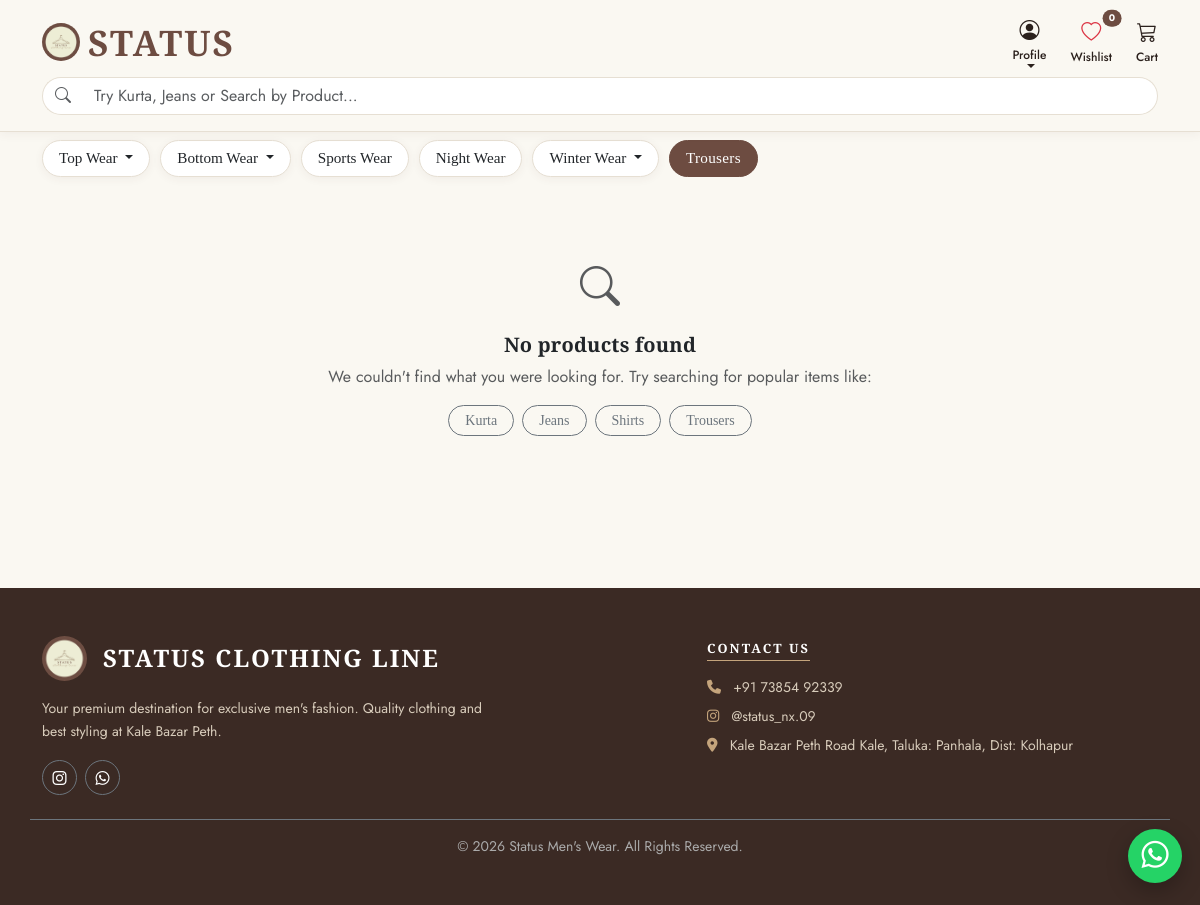
The page /category/trousers/ on the database its author committed.
### shop/models.py (models this page shows, shortened)
class Category(models.Model):
    name = models.CharField(max_length=200)
    slug = models.SlugField(unique=True, blank=True)
    parent = models.ForeignKey('self', null=True, blank=True, related_name='subcategories', on_delete=models.CASCADE)
    class Meta:
        verbose_name_plural = 'categories'

### shop/views.py (the view)
# urls.py: path('', views.product_list, name='product_list'),
def product_list(request, category_slug=None):
    category = None
    categories = Category.objects.filter(parent=None)  # Parent categories sathi
    products = Product.objects.filter(available=True)
    if category_slug:
        category = get_object_or_404(Category, slug=category_slug)
        subcategories = category.subcategories.all()
        if subcategories.exists():
            products = products.filter(Q(category=category) | Q(category__in=subcategories))
        else:
            products = products.filter(category=category)
    query = request.GET.get('q')
    if query:
        products = products.filter(name__icontains=query)
    categories = list(categories)
    for c in categories:
        cover = Product.objects.filter(available=True).exclude(image='').filter(
            Q(category=c) | Q(category__parent=c)).order_by('-created').first()
        c.cover = cover.image.url if cover else None
    context = {
        'category': category,
        'categories': categories,
        'products': products,
    }
    return render(request, 'shop/product_list.html', context)

### shop/templates/shop/product_list.html (shortened to what this page needs)
{% load static %}
<!DOCTYPE html>
<html lang="en">
<head>
    <link href="https://cdn.jsdelivr.net/npm/bootstrap@5.3.0/dist/css/bootstrap.min.css" rel="stylesheet">
    <link rel="stylesheet" href="https://cdn.jsdelivr.net/npm/bootstrap-icons@1.11.1/font/bootstrap-icons.css">
    <link rel="stylesheet" href="https://cdnjs.cloudflare.com/ajax/libs/font-awesome/6.4.0/css/all.min.css">
</head>
<body class="bg-light has-bottomnav">
    <nav class="navbar navbar-light bg-white sticky-top shadow-sm py-2 py-lg-3">
        <div class="container d-flex flex-column align-items-stretch gap-2">
            <div class="d-flex justify-content-between align-items-center w-100">
                <a class="navbar-brand m-0 d-flex align-items-center gap-2 text-decoration-none" href="{% url 'shop:product_list' %}">
                    <img src="{% static 'images/shop_logo.jpeg' %}" alt="Logo" style="height: 38px; width: 38px; border-radius: 50%; object-fit: cover;">
                    <span style="font-weight: 700; color: #6d4c41;">Status</span>
                </a>
                <div class="d-flex align-items-center gap-3 gap-md-4 flex-nowrap">
                    <div class="dropdown">
                        <a href="#" class="text-dark text-decoration-none d-flex flex-column align-items-center dropdown-toggle" data-bs-toggle="dropdown" aria-expanded="false">
                            <i class="bi bi-person-circle fs-5"></i>
                            <span class="small fw-medium text-truncate" style="font-size: 0.75rem; max-width: 90px;">
                                {% if request.user.is_authenticated %}{{ request.user.username }}{% else %}Profile{% endif %}
                            </span>
                        </a>
                    </div>
                    <a href="#" class="text-dark text-decoration-none d-flex flex-column align-items-center position-relative" data-bs-toggle="modal" data-bs-target="#wishlistModal" onclick="loadWishlistModal()">
                        <i class="bi bi-heart fs-5 text-danger"></i>
                        <span class="small fw-medium" style="font-size: 0.75rem;">Wishlist</span>
                        <span id="wishlistCount" class="position-absolute top-0 start-100 translate-middle badge rounded-pill bg-danger" style="font-size: 0.6rem;">0</span>
                    </a>
                    <a href="{% url 'shop:cart_detail' %}" class="text-dark text-decoration-none d-flex flex-column align-items-center position-relative">
                        <i class="bi bi-cart3 fs-5"></i>
                        <span class="small fw-medium" style="font-size: 0.75rem;">Cart</span>
                    </a>
                </div>
            </div>
            <div class="w-100 d-flex justify-content-center">
                <form method="GET" action="{% url 'shop:product_list' %}" class="w-100">
                    <div class="input-group">
                        <span class="input-group-text bg-light border-end-0 text-muted"><i class="bi bi-search"></i></span>
                        <input type="text" name="q" class="form-control bg-light border-start-0 shadow-none" placeholder="Try Kurta, Jeans or Search by Product..." value="{{ query|default:'' }}">
                    </div>
                </form>
            </div>
        </div>
    </nav>
    <div class="container py-2">
        {% if category or request.GET.q %}
        <div class="category-scroll mb-4">
            {% for c in categories %}
                <div class="dropdown">
                    {% if c.subcategories.exists %}
                        <button class="btn btn-category dropdown-toggle {% if category.slug == c.slug or category.parent.slug == c.slug %}btn-primary text-white{% else %}bg-white text-dark shadow-sm{% endif %}"
                                type="button" data-bs-toggle="dropdown" aria-expanded="false">
                            {{ c.name }}
                        </button>
                    {% else %}
                        <a href="{% url 'shop:product_list_by_category' c.slug %}"
                           class="btn btn-category {% if category.slug == c.slug %}btn-primary text-white{% else %}bg-white text-dark shadow-sm{% endif %}">
                            {{ c.name }}
                        </a>
                    {% endif %}
                </div>
            {% endfor %}
        </div>
        {% endif %}
        <div id="products" class="row g-3 g-md-4 mb-5">
            {% for product in products %}
                <div class="col-6 col-md-4 col-lg-3">
                    <div class="card h-100 product-card">
                        <a href="{% url 'shop:product_detail' product.id %}" class="st-img-wrap">
                            {% if product.image %}
                                <img src="{{ product.image.url }}" class="card-img-top" alt="{{ product.name }}" loading="lazy">
                            {% else %}
                                <div class="st-noimg card-img-top">No Image</div>
                            {% endif %}
                            {% if product.stock <= 0 %}<span class="st-tag st-tag-out">Sold out</span>{% endif %}
                        </a>
                        <button class="st-heart wishlist-btn"
                                data-id="{{ product.id }}"
                                data-name="{{ product.name }}"
                                data-price="{{ product.price }}"
                                data-image="{% if product.image %}{{ product.image.url }}{% endif %}"
                                title="Add to Wishlist" aria-label="Add to Wishlist" onclick="toggleWishlist(this)">
                            <i class="bi bi-heart"></i>
                        </button>
                        <div class="card-body d-flex flex-column p-2 p-md-3">
                            <span class="st-cat">{{ product.category.name }}</span>
                            <h5 class="card-title fs-6 mb-1 text-truncate">
                                <a href="{% url 'shop:product_detail' product.id %}" class="text-decoration-none text-dark">{{ product.name }}</a>
                            </h5>
                            <div class="mt-auto pt-1 d-flex align-items-baseline gap-2 flex-wrap">
                                <span class="st-price">&#8377;{{ product.price|floatformat:"-2" }}</span>
                                {% if product.original_price and product.original_price > product.price %}
                                    <span class="st-mrp">&#8377;{{ product.original_price|floatformat:"-2" }}</span>
                                {% endif %}
                            </div>
                        </div>
                    </div>
                </div>
            {% empty %}
                <div class="col-12 text-center py-5">
                    <div class="mb-3">
                        <i class="bi bi-search fs-1 text-muted"></i>
                    </div>
                    <h5 class="fw-bold text-dark">No products found</h5>
                    <p class="text-muted mb-3">We couldn't find what you were looking for. Try searching for popular items like:</p>
                    <div class="d-flex justify-content-center gap-2 flex-wrap">
                        <a href="{% url 'shop:product_list' %}?q=Kurta" class="btn btn-sm btn-outline-secondary rounded-pill px-3">Kurta</a>
                        <a href="{% url 'shop:product_list' %}?q=Jeans" class="btn btn-sm btn-outline-secondary rounded-pill px-3">Jeans</a>
                        <a href="{% url 'shop:product_list' %}?q=Shirt" class="btn btn-sm btn-outline-secondary rounded-pill px-3">Shirts</a>
                        <a href="{% url 'shop:product_list' %}?q=Trousers" class="btn btn-sm btn-outline-secondary rounded-pill px-3">Trousers</a>
                    </div>
                </div>
            {% endfor %}
        </div>
    </div>
<footer class="py-5 mt-5 st-footer">
    <div class="container">
        <div class="row gy-4 justify-content-between">
            <div class="col-lg-5 col-md-6">
                <div class="mb-3 d-flex align-items-center gap-3">
                    <img src="{% static 'images/shop_logo.jpeg' %}" alt="Status Men's Wear Logo" style="height: 45px; width: 45px; border-radius: 50%; object-fit: cover;">
                    <h4 class="text-white mb-0" style="font-weight: 700; letter-spacing: 2px; text-transform: uppercase;">Status Clothing Line</h4>
                </div>
                <p class="small mb-3" style="color: #d8ccbb; line-height: 1.7;">
                    Your premium destination for exclusive men's fashion. Quality clothing and best styling at Kale Bazar Peth.
                </p>
                <div class="d-flex gap-2 mt-3">
                    <a href="https://www.instagram.com/status_nx.09?stkn=MTZycnQ0cDVzNDQ5aQ%3D%3D" target="_blank" class="text-white border border-secondary rounded-circle d-flex align-items-center justify-content-center text-decoration-none" style="width: 35px; height: 35px;"><i class="fab fa-instagram"></i></a>
                    <a href="https://wa.me/917385492339" target="_blank" class="text-white border border-secondary rounded-circle d-flex align-items-center justify-content-center text-decoration-none" style="width: 35px; height: 35px;"><i class="fab fa-whatsapp"></i></a>
                </div>
            </div>
            <div class="col-lg-5 col-md-6">
                <h6 class="text-white fw-bold mb-3 pb-1" style="border-bottom: 1px solid #c4a47c; display: inline-block;">Contact Us</h6>
                <ul class="list-unstyled small" style="color: #d8ccbb;">
                    <li class="mb-2"><i class="fas fa-phone me-2 text-warning"></i> +91 73854 92339 </li>
                    <li class="mb-2"><i class="fab fa-instagram me-2 text-warning"></i> @status_nx.09 </li>
                    <li class="mb-2"><i class="fas fa-map-marker-alt me-2 text-warning"></i> Kale Bazar Peth Road Kale, Taluka: Panhala, Dist: Kolhapur</li>
                </ul>
            </div>
        </div>
        <div class="row mt-4 pt-3 border-top border-secondary text-center small" style="color: #aaaaaa;">
            <div class="col">
                &copy; 2026 Status Men's Wear. All Rights Reserved.
            </div>
        </div>
    </div>
</footer>
    {% include 'shop/_bottom_nav.html' with active='home' %}
</body>
</html>

### shop/templates/shop/product_list.html (style rules this page uses)
body, h1, h2, h3, h4, h5, h6, .btn { font-family: 'Libre Baskerville', serif !important; }
.navbar-brand { font-size: 2.2rem !important; font-weight: 700; color: #6d4c41; font-family: "Poppins", sans-serif; padding: 0; }
.btn-category { border-radius: 20px; padding: 6px 16px; font-weight: 500; font-size: 0.95rem; white-space: nowrap; flex-shrink: 0; }
.category-scroll { display: flex; overflow-x: visible !important; overflow-y: visible !important; flex-wrap: wrap; gap: 10px; padding-bottom: 8px; }
.category-scroll .dropdown { position: relative !important; }
.btn-category { border-radius: 30px !important; border: 1px solid #e6dfd3 !important; font-weight: 400 !important; background:#fff; color:#2b211d; box-shadow:none !important; }
.btn-category.btn-primary { background:#6d4c41 !important; border-color:#6d4c41 !important; color:#fff !important; }
.navbar .form-control, .navbar .input-group-text { background:#fff !important; border-color:#e6dfd3 !important; border-radius: 30px; }
.navbar .input-group-text { border-radius: 30px 0 0 30px; }
.navbar .form-control { border-radius: 0 30px 30px 0; }
.st-footer { background:#3b2a24; color:#e9dfd0; }
.st-footer h6 { color:#fff; letter-spacing:2px; text-transform:uppercase; font-size:.8rem; }
.st-footer .text-warning { color:#c4a47c !important; }

### shop/templates/shop/_theme.html (style rules this page uses)
:root { --st-brown: #6d4c41; --st-brown-dark: #55382f; --st-tan: #a98467; --st-sand: #c4a47c; --st-cream: #eceBd5; --st-paper: #faf8f2; --st-ink: #2b211d; --st-muted: #7a6d66; --st-line: #e6dfd3; --bs-primary: #6d4c41; --bs-primary-rgb: 109, 76, 65; --bs-link-color: #6d4c41; --bs-link-hover-color: #55382f; --bs-body-font-family: 'Jost', system-ui, sans-serif; --bs-body-color: #2b211d; --bs-body-bg: #faf8f2; }
body { font-family: 'Jost', system-ui, sans-serif !important; background-color: var(--st-paper) !important; color: var(--st-ink); -webkit-font-smoothing: antialiased; }
body.bg-light, .bg-light { background-color: var(--st-paper) !important; }
h1, h2, h3, h4, h5, h6, .navbar-brand, .display-5, .modal-title { font-family: 'Cormorant Garamond', Georgia, serif !important; letter-spacing: .2px; }
a { color: var(--st-brown); }
.btn-primary, .btn-primary-custom, .btn-primary-status, .btn-primary-meesho, .btn-buy { background-color: var(--st-brown) !important; border-color: var(--st-brown) !important; color: #fff !important; border-radius: 10px; font-weight: 500; letter-spacing: .3px; }
.badge.bg-danger { background-color: var(--st-brown) !important; }
.navbar { background-color: rgba(250, 248, 242, .94) !important; backdrop-filter: blur(8px); border-bottom: 1px solid var(--st-line) !important; box-shadow: none !important; }
.navbar-brand, .navbar-brand span { color: var(--st-brown) !important; font-family: 'Cormorant Garamond', serif !important; font-weight: 700 !important; letter-spacing: 2px; text-transform: uppercase; }
.navbar .text-dark { color: var(--st-ink) !important; }
.shadow-sm { box-shadow: 0 2px 10px rgba(85, 56, 47, .06) !important; }

### rows shown on the page
Category: name "Top Wear"
Category: name "Bottom Wear"
Category: name "Sports Wear"
Category: name "Night Wear"
Category: name "Winter Wear"
Category: name "Trousers"
